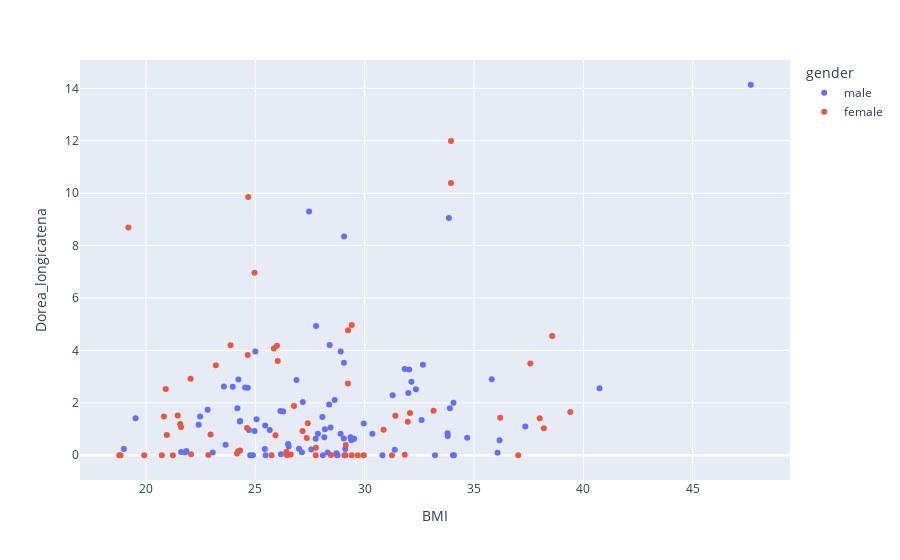

Notebook cell for this chart:
### Code cell
fig = px.scatter(df, x="BMI", y="Dorea_longicatena", color='gender',
                hover_data=['country', 'subject_id', 'BMI', 'gender', 'age_category'])
fig.show()
